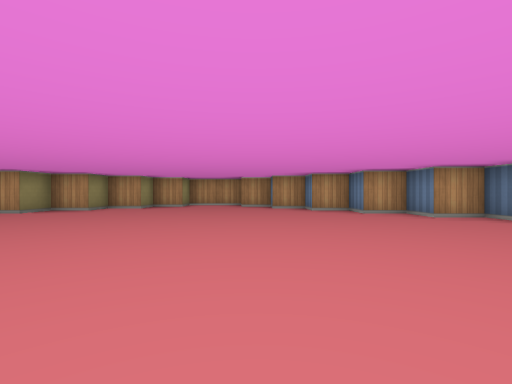
[1] (above)

14 first-person views from a walk through a cub3D level. The camera is about half as high as the walls, looks level and sees 85° across. The floor is counted in squares. Each view is taken from the middle of a square. On the plan, view 1 faces up. The plan holds only what a view shows up to about 9 squares ahead; the rest is blank.

[2]
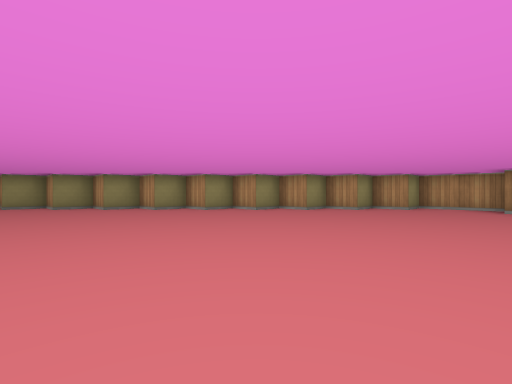

[3]
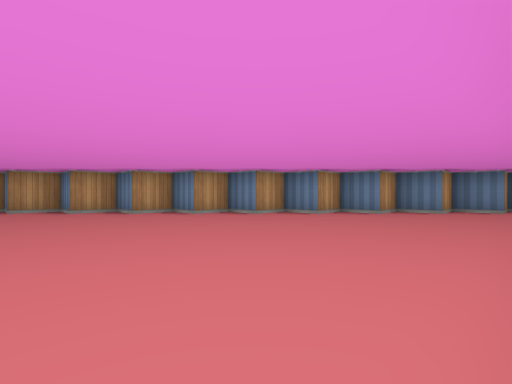

[4]
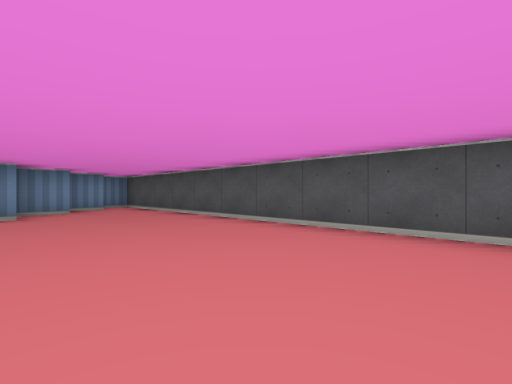

[5]
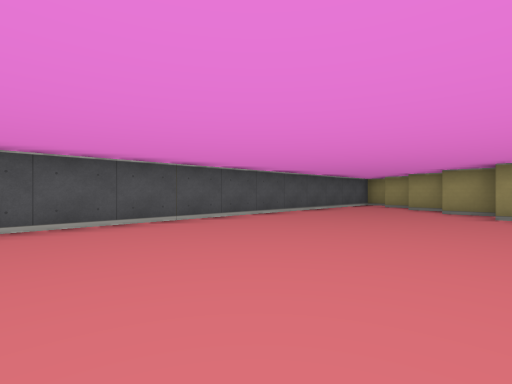

[6]
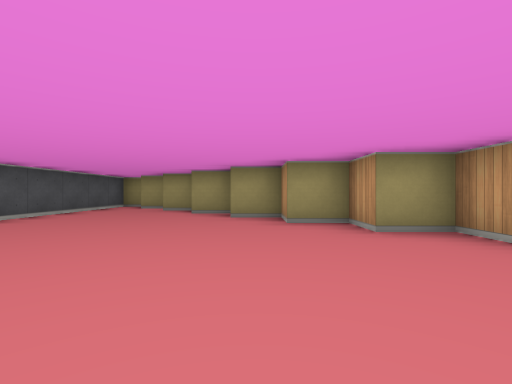

[7]
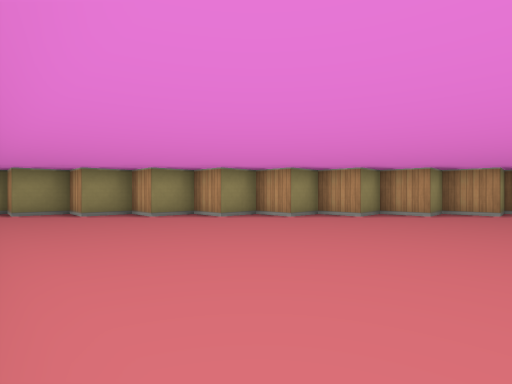

[8]
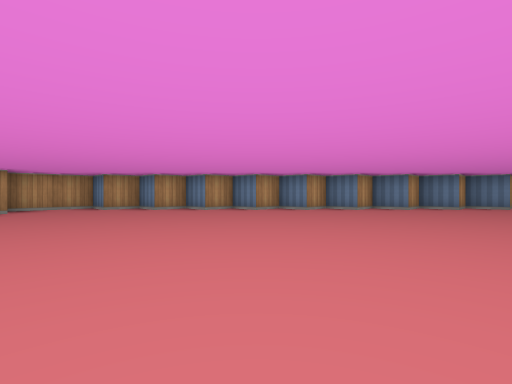

[9]
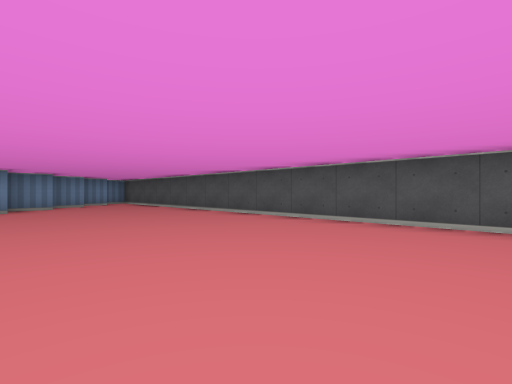

[10]
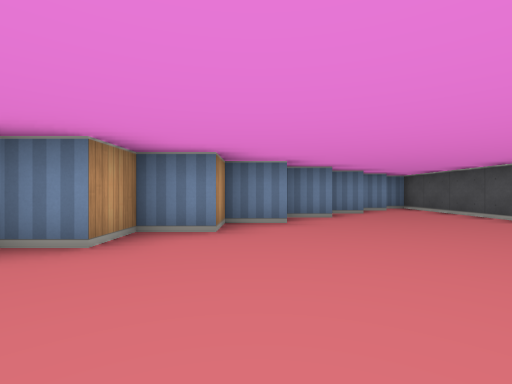

[11]
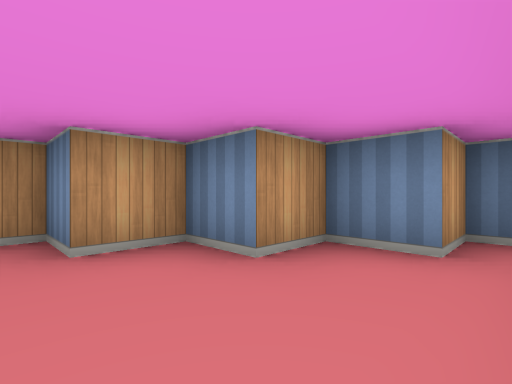

[12]
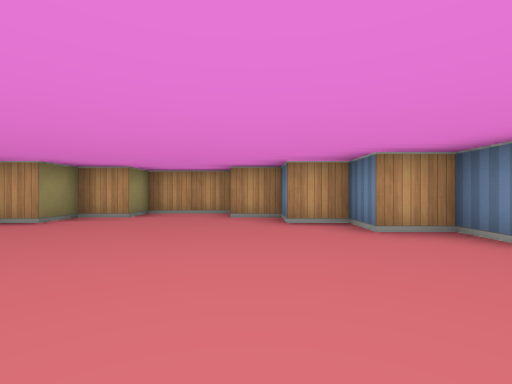

[13]
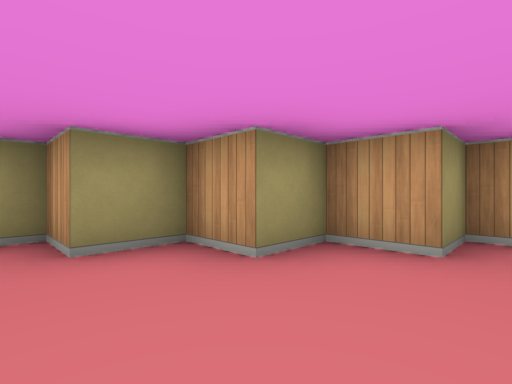

[14]
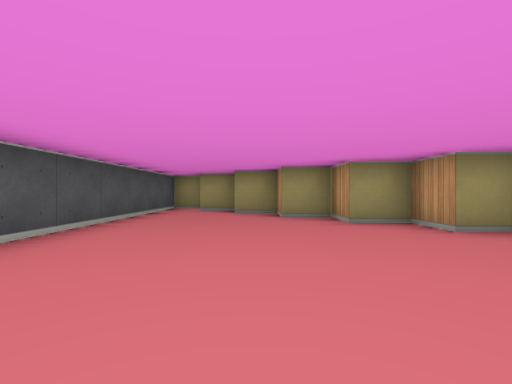

### Floor plan
Points are (right, up) in squares from view 1. A wall is a line through its corners. A room is listed if a view was taken in it or the views show most of it. See-through windows are left out.
Room 1 (views 1, 2, 3, 4, 5, 6, 7, 8, 9, 10, 11, 12, 13, 14)
walls: (-5.5, 6.5) (-6.5, 6.5) (-6.5, 5.5) (-7.5, 5.5) (-7.5, 4.5) (-8.5, 4.5) (-8.5, 3.5) (-9.5, 3.5) (-9.5, 2.5) (-10.5, 2.5) (-10.5, 1.5) (-11.5, 1.5) (-11.5, 0.5) (-12.5, 0.5) (-12.5, -0.5) (9.5, -0.5) (9.5, 0.5) (8.5, 0.5) (8.5, 1.5) (7.5, 1.5) (7.5, 2.5) (6.5, 2.5) (6.5, 3.5) (5.5, 3.5) (5.5, 4.5) (4.5, 4.5) (4.5, 5.5) (3.5, 5.5) (3.5, 6.5) (2.5, 6.5) (2.5, 7.5) (1.5, 7.5) (1.5, 8.5) (0.5, 8.5) (0.5, 9.5) (-0.5, 9.5) (-0.5, 10.5) (-2.5, 10.5) (-2.5, 9.5) (-3.5, 9.5) (-3.5, 8.5) (-4.5, 8.5) (-4.5, 7.5) (-5.5, 7.5) (-5.5, 6.5)

Positions as (right, up) in squares from view 1, and headings:
1: (0, 0), facing up
2: (0, 1), facing up-left
3: (0, 0), facing up-right
4: (0, 3), facing down-right
5: (-2, 4), facing down-left
6: (-3, 4), facing left
7: (-4, 0), facing up-left
8: (-3, 1), facing up-right
9: (-3, 4), facing down-right
10: (1, 4), facing right
11: (6, 0), facing up-right
12: (0, 4), facing up
13: (-8, 1), facing up-left
14: (-4, 2), facing left
